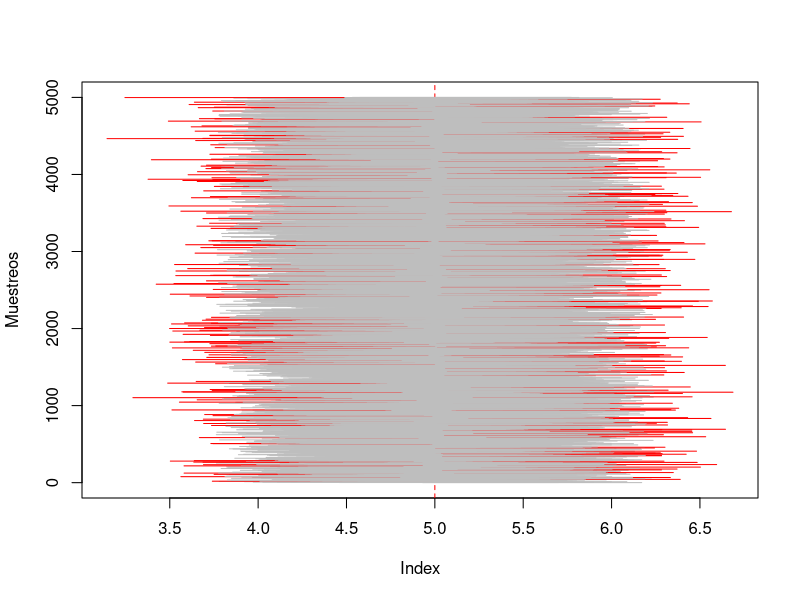

R code for this plot:

# Laboratorio 3 Metodos Estadisticos 

# Diana C. Arias Sinisterra
# Kevin S. Garcia Chica
# Cesar A. Saavedra Vanegas

#--------------- Punto 1 ---------------#

#---Para n=10---#

B <- 5000 ## número de experimentos
n <- 10 ## tamaño de muestra
mu <- 5
sd <- 1
alpha <- 0.05
cuantil <- qnorm(1-alpha/2)

muestras <- replicate(B, rnorm(n, mu, sd))

calcula.el.intervalo <- function(columna) {
  
  m <- muestras[, columna]
  
  sem <- sd(m)/sqrt(length(m))
  
  lim.inf <- mean(m) - cuantil * sqrt(sd)/sqrt(n)
  lim.sup <- mean(m) + cuantil * sqrt(sd)/sqrt(n)
  
  c(lim.inf, lim.sup)
}

#---Cálculo de los nuevos intervalos---#
c=0
mis.intervalos <- matrix(rep(0, 10000), nrow = 2) ## matriz de ceros

for(i in 1:5000) {
  mis.intervalos[,i] <- calcula.el.intervalo(i)
  if (mis.intervalos[1, i] <= mu && mis.intervalos[2, i] >= mu){
    c= c+1
  }
  else{
    c=c
  }
}

Porcentaje <- c/5000 #Proporcion de intervalos que atrapan al parametro

#---Gráfico---#


plot(1:5000, type = "n",
     xlim = range(mis.intervalos),
     ylab = "Muestreos")

abline(v = mu, lty = 2, col=("red"))

for(i in 1:5000) {
  segments(mis.intervalos[1,i], i, mis.intervalos[2,i], i,
           col = ifelse(mis.intervalos[1, i] < mu & mis.intervalos[2, i] > mu, "gray", "red"))  
}

  
#---Para n=30---#

#---Para n=50---#

#---Para n=100---#

#--------------- Punto 4 ---------------#
  


#--------------- Punto 7 ---------------#



#---------------------------------------#



